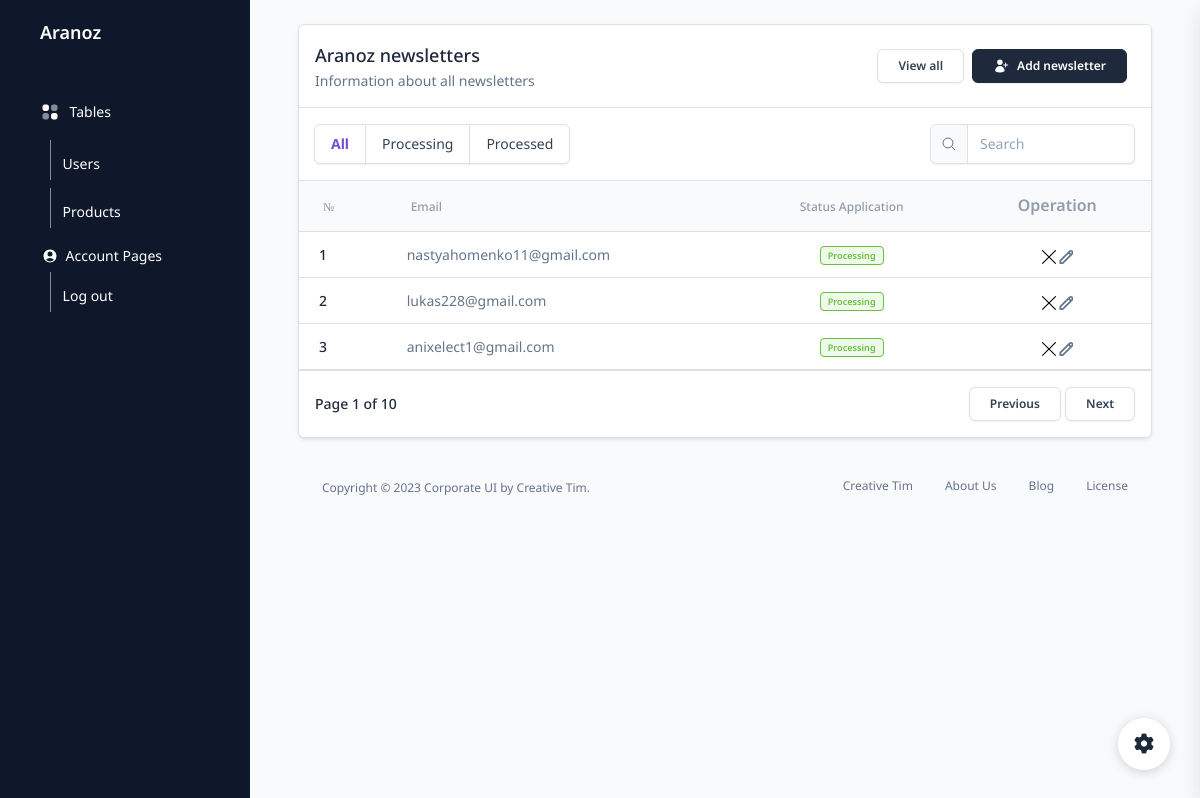
/admin/pages/page.php?page=newsletters (signed in), run on the app's committed database.
### tables this page shows
CREATE TABLE `newsletter` (
  `id` int(11) NOT NULL,
  `email` varchar(255) NOT NULL
);

### admin/pages/newsletters.php (called while the page is built, shortened)
<?php
require($_SERVER['DOCUMENT_ROOT'] . '/admin/modules/newsletters/all.php');

### admin/configs/helpers.php (called while the page is built, shortened)
<?php
	function getNewsletter()
	{
		global $conn;
		$sql = "SELECT * FROM `newsletter`";
		$result = mysqli_query($conn, $sql);
		return $result;
	}
 ?>

### admin/modules/newsletters/all.php (the view, shortened to what this page needs)
<div class="row">
  <div class="col-12">
    <div class="card border shadow-xs mb-4">
      <div class="card-header border-bottom pb-0">
        <div class="d-sm-flex align-items-center">
          <div>
            <h6 class="font-weight-semibold text-lg mb-0">Aranoz newsletters</h6>
            <p class="text-sm">Information about all newsletters</p>
          </div>
          <div class="ms-auto d-flex">
            <button type="button" class="btn btn-sm btn-white me-2">
              View all
            </button>
            <button type="button" class="btn btn-sm btn-dark btn-icon d-flex align-items-center me-2" data-bs-toggle="modal" data-bs-target="#users_add_modal">
              <span class="btn-inner--icon">
              </span>
              <span class="btn-inner--text">Add newsletter</span>
            </button>
          </div>
        </div>
      </div>
      <div class="card-body px-0 py-0">
        <div class="border-bottom py-3 px-3 d-sm-flex align-items-center">
          <div class="btn-group" role="group" aria-label="Basic radio toggle button group">
            <label class="btn btn-white px-3 mb-0" for="btnradiotable1">All</label>
            <label class="btn btn-white px-3 mb-0" for="btnradiotable2">Processing</label>
            <label class="btn btn-white px-3 mb-0" for="btnradiotable3">Processed</label>
          </div>
          <div class="input-group w-sm-25 ms-auto">
            <span class="input-group-text text-body">
              <svg xmlns="http://www.w3.org/2000/svg" width="16px" height="16px" fill="none" viewBox="0 0 24 24" stroke-width="1.5" stroke="currentColor">
                <path stroke-linecap="round" stroke-linejoin="round" d="M21 21l-5.197-5.197m0 0A7.5 7.5 0 105.196 5.196a7.5 7.5 0 0010.607 10.607z"></path>
              </svg>
            </span>
            <input type="text" class="form-control" placeholder="Search">
          </div>
        </div>
        <div class="table-responsive p-0">
          <table class="table align-items-center mb-0">
            <thead class="bg-gray-100">
              <tr>
                <th class="text-secondary text-xs font-weight-semibold opacity-7">№</th>
                <th class="text-secondary text-xs font-weight-semibold opacity-7">Email</th>
                <th class="text-center text-secondary text-xs font-weight-semibold opacity-7">Status application</th>
                <th class="text-center opacity-7">Operation</th>
              </tr>
            </thead>
            <tbody>
              <?php
              $newsletterList = getNewsletter();
              $i = 0;
              while ($newsletter = $newsletterList->fetch_assoc()) : $i++;?>
                <tr>
                  <td>
                    <div class="d-flex px-2 py-1">
                      <div class="d-flex flex-column justify-content-center ms-1">
                        <h6 class="mb-0 text-sm font-weight-semibold"><?= $i; ?></h6>
                      </div>
                    </div>
                  </td>
                  <td>
                  <div class="d-flex px-2 py-1">
                      <div class="d-flex flex-column justify-content-center ms-1">
                        <p class="text-sm text-secondary mb-0"><?= $newsletter['email']  ?></p>
                      </div>
                    </div>
                  </td>
                  <td class="align-middle text-center text-sm">
                    <span class="badge badge-sm border border-success text-success bg-success">Processing</span>
                  </td>
                  <td class="align-middle text-center text-sm">
                    <a href="/admin/modules/users/delete.php?id=<?= $newsletter['id'] ?>" class="text-secondary font-weight-bold text-xs" data-bs-toggle="tooltip" data-bs-title="Delete user">
                    </a>
                    <a type="button" class="text-secondary font-weight-bold text-xs" data-bs-toggle="modal" data-bs-target="#users_edit_modal" id="users_edit_modal_id" data-bs-title="Edit user" data-user_id="<? $newsletter['id']; ?>" onclick="editUserToModalInput (
                                        '<?php echo $newsletter['id']; ?>',
                                        '<?php echo $newsletter['email']; ?>',
                                      )">
                      <span class="btn-innoer--icon">
                      </span>
                    </a>
                  </td>
                </tr>
              <?php endwhile ?>
            </tbody>
          </table>
        </div>
        <div class="border-top py-3 px-3 d-flex align-items-center">
          <p class="font-weight-semibold mb-0 text-dark text-sm">Page 1 of 10</p>
          <div class="ms-auto">
            <button class="btn btn-sm btn-white mb-0">Previous</button>
            <button class="btn btn-sm btn-white mb-0">Next</button>
          </div>
        </div>
      </div>
    </div>
  </div>
</div>

### data on the page
newsletter: email "nastyahomenko11@gmail.com"
newsletter: email "lukas228@gmail.com"
newsletter: email "anixelect1@gmail.com"
